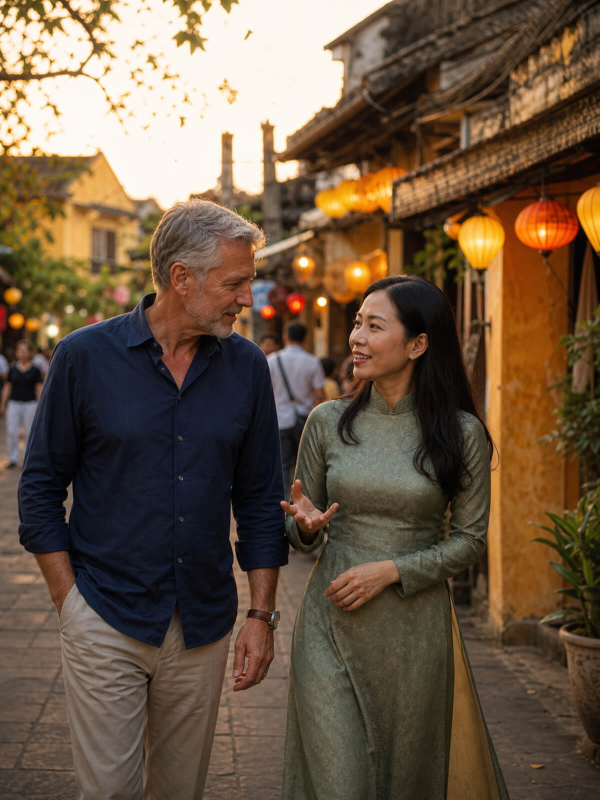
#> input picture assets/images/lifestyle-01.jpg, 1200 x 1600 px (shown at 1/2 size)
$ python build-images.py
#> lines starting #> are read from the running program, lines starting #| are printed output that depends on the picture
#!/usr/bin/env python3
"""Generate responsive WebP + JPG sizes for site photography.

Usage:  python3 scripts/build-images.py

Reads each source listed in SOURCES and writes
assets/images/responsive/<name>-<width>.{webp,jpg} at 640/1024/1600w
(never upscaling: a source narrower than 1600px gets its own width as
the largest size). Every output is kept under MAX_BYTES by stepping
quality down if needed.

To add a new photo: drop the original into assets/images/couples/,
add it to SOURCES, re-run, then reference the generated files.
"""
from pathlib import Path
from PIL import Image, ImageOps

ROOT = Path(__file__).resolve().parent.parent
OUT = ROOT / "assets/images/responsive"
WIDTHS = (640, 1024, 1600)
MAX_BYTES = 250 * 1024

# name -> source file (relative to repo root)
SOURCES = {
    "lifestyle-01": "assets/images/lifestyle-01.jpg",
    "lifestyle-03": "assets/images/lifestyle-03.jpg",
    "lifestyle-04": "assets/images/lifestyle-04.jpg",
    "lifestyle-05": "assets/images/lifestyle-05.jpg",
    "lifestyle-06": "assets/images/lifestyle-06.jpg",
    "lifestyle-07": "assets/images/lifestyle-07.jpg",
    "lifestyle-10": "assets/images/lifestyle-10.jpg",
    "lifestyle-11": "assets/images/lifestyle-11.jpg",
    "lifestyle-12": "assets/images/lifestyle-12.jpg",
    # New couple photography (assets/images/couples/) — add as files land:
    # "beach-sunset":   "assets/images/couples/beach-sunset.jpg",
    # "plane-selfie":   "assets/images/couples/plane-selfie.jpg",
    # "promenade-talk": "assets/images/couples/promenade-talk.jpg",
    # "cafe-date":      "assets/images/couples/cafe-date.jpg",
    # "village-walk":   "assets/images/couples/village-walk.jpg",
    # "garden-bbq":     "assets/images/couples/garden-bbq.jpg",
}


def save_under_budget(img, path, fmt, quality):
    while True:
        opts = {"quality": quality}
        if fmt == "JPEG":
            opts.update(optimize=True, progressive=True)
        else:
            opts.update(method=6)
        img.save(path, fmt, **opts)
        if path.stat().st_size <= MAX_BYTES or quality <= 50:
            return quality
        quality -= 5


def widths_for(src_width):
    ws = [w for w in WIDTHS if w < src_width]
    if src_width <= WIDTHS[-1]:
        ws.append(src_width)
    else:
        ws.append(WIDTHS[-1])
    return sorted(set(ws))


def main():
    OUT.mkdir(parents=True, exist_ok=True)
    for name, rel in SOURCES.items():
        src = ROOT / rel
        if not src.exists():
            print(f"skip {name}: {rel} not found")
            continue
        img = ImageOps.exif_transpose(Image.open(src)).convert("RGB")
#> img is the input picture: PIL image 1200x1600 RGB; mean R, G, B 106.6, 86.9, 67.5
        for w in widths_for(img.width):
            h = round(img.height * w / img.width)
            resized = img.resize((w, h), Image.LANCZOS)
            for ext, fmt, q in (("webp", "WEBP", 78), ("jpg", "JPEG", 80)):
                path = OUT / f"{name}-{w}.{ext}"
                used = save_under_budget(resized, path, fmt, q)
                print(f"{path.relative_to(ROOT)}  {w}x{h}  q{used}  {path.stat().st_size // 1024}KB")
#> this loop made 3 passes
#> pass 1, in main, `resized = img.resize((w, h), Image.LANCZOS)`:
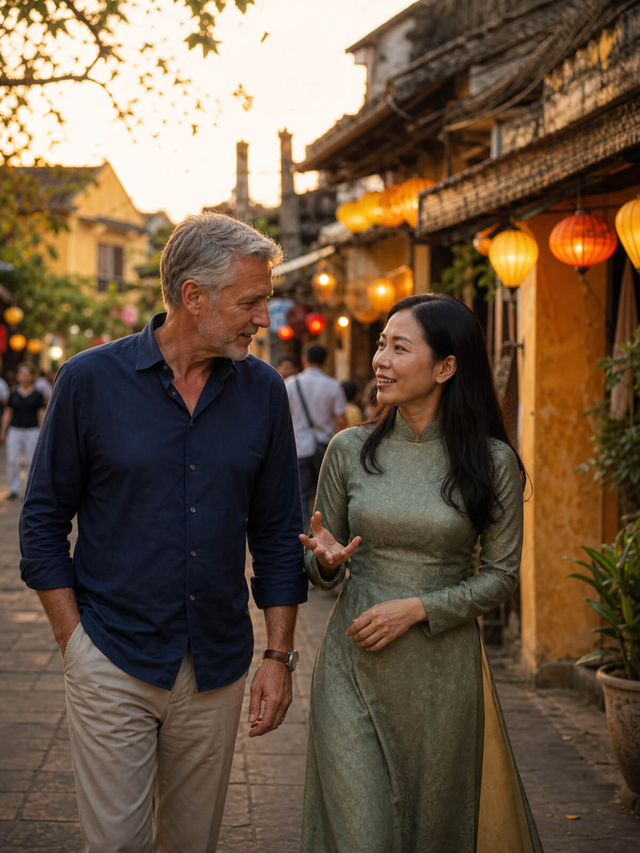
#> resized: PIL image 640x853 RGB; mean R, G, B 106.6, 86.9, 67.5
#> pass 2 of the loop in main, `for name, rel in SOURCES.items():`:
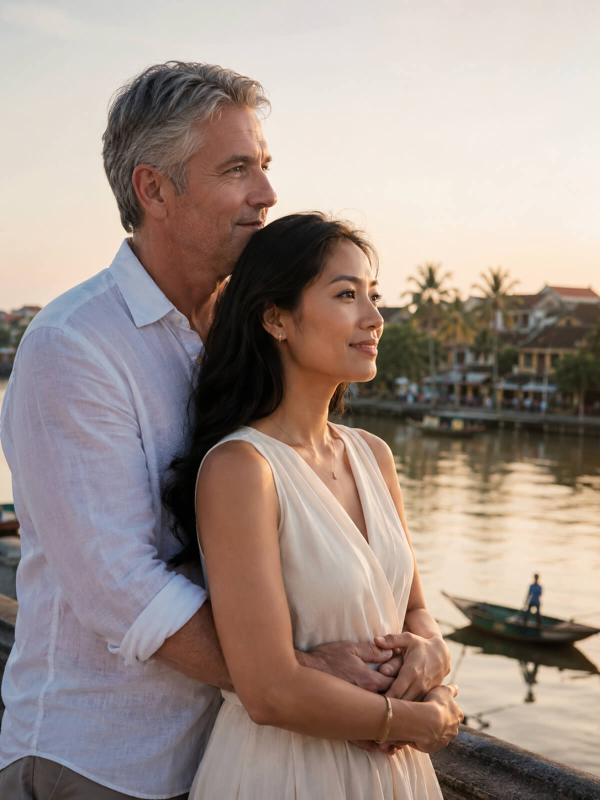
#> input picture assets/images/lifestyle-03.jpg, 1200 x 1600 px (shown at 1/2 size)
#> in main, img is the input picture: PIL image 1200x1600 RGB; mean R, G, B 159.8, 144.5, 136.9
#> the loop in main, `for w in widths_for(img.width):` made 3 passes
#| assets/images/responsive/lifestyle-03-640.webp  640x853  q78  30KB
#| assets/images/responsive/lifestyle-03-640.jpg  640x853  q80  59KB
#| assets/images/responsive/lifestyle-03-1024.webp  1024x1365  q78  53KB
#| assets/images/responsive/lifestyle-03-1024.jpg  1024x1365  q80  118KB
#| assets/images/responsive/lifestyle-03-1200.webp  1200x1600  q78  69KB
#| assets/images/responsive/lifestyle-03-1200.jpg  1200x1600  q80  126KB
#> pass 1, in main, `resized = img.resize((w, h), Image.LANCZOS)`:
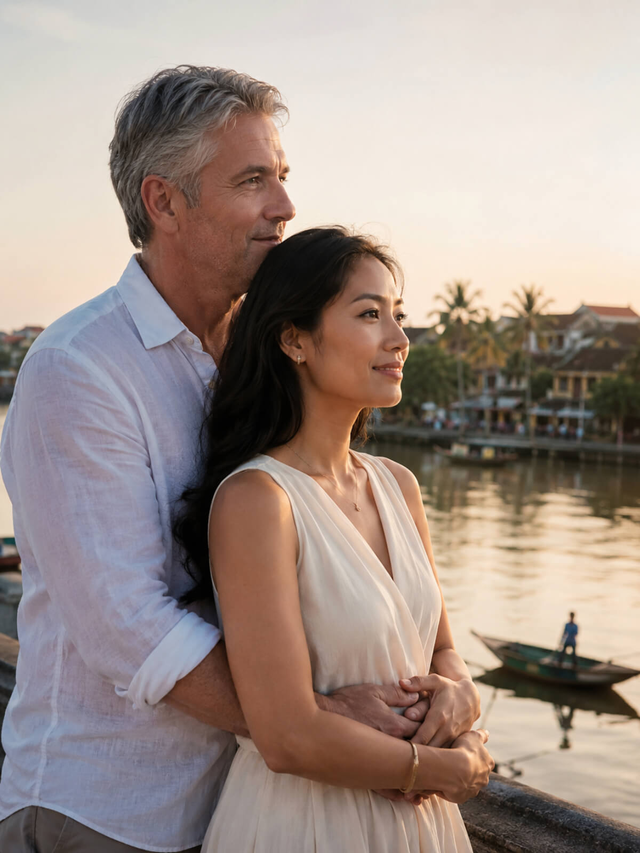
#> resized: PIL image 640x853 RGB; mean R, G, B 159.8, 144.5, 136.9
#> pass 3 of the loop in main, `for name, rel in SOURCES.items():`:
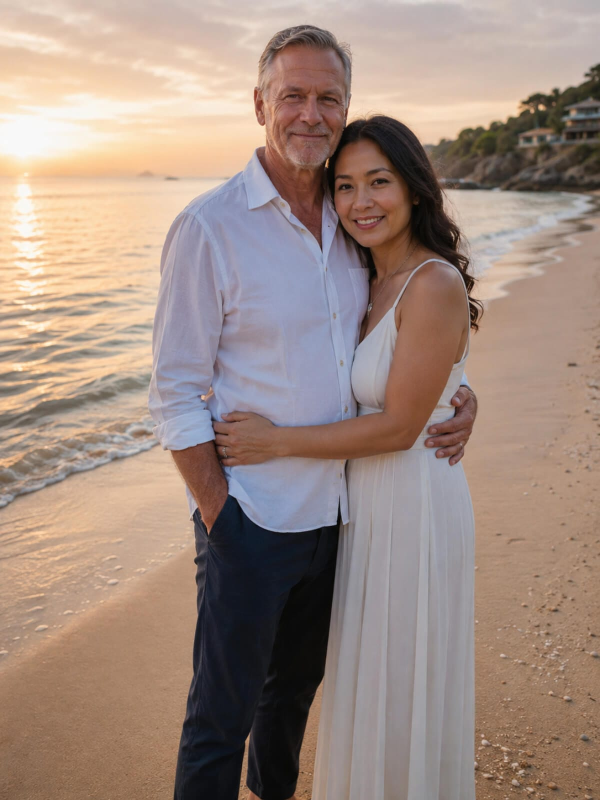
#> input picture assets/images/lifestyle-04.jpg, 1200 x 1600 px (shown at 1/2 size)
#> in main, img is the input picture: PIL image 1200x1600 RGB; mean R, G, B 159.8, 139.3, 128.7
#> the loop in main, `for w in widths_for(img.width):` made 3 passes
#| assets/images/responsive/lifestyle-04-640.webp  640x853  q78  33KB
#| assets/images/responsive/lifestyle-04-640.jpg  640x853  q80  62KB
#| assets/images/responsive/lifestyle-04-1024.webp  1024x1365  q78  59KB
#| assets/images/responsive/lifestyle-04-1024.jpg  1024x1365  q80  126KB
#| assets/images/responsive/lifestyle-04-1200.webp  1200x1600  q78  74KB
#| assets/images/responsive/lifestyle-04-1200.jpg  1200x1600  q80  139KB
#> pass 1, in main, `resized = img.resize((w, h), Image.LANCZOS)`:
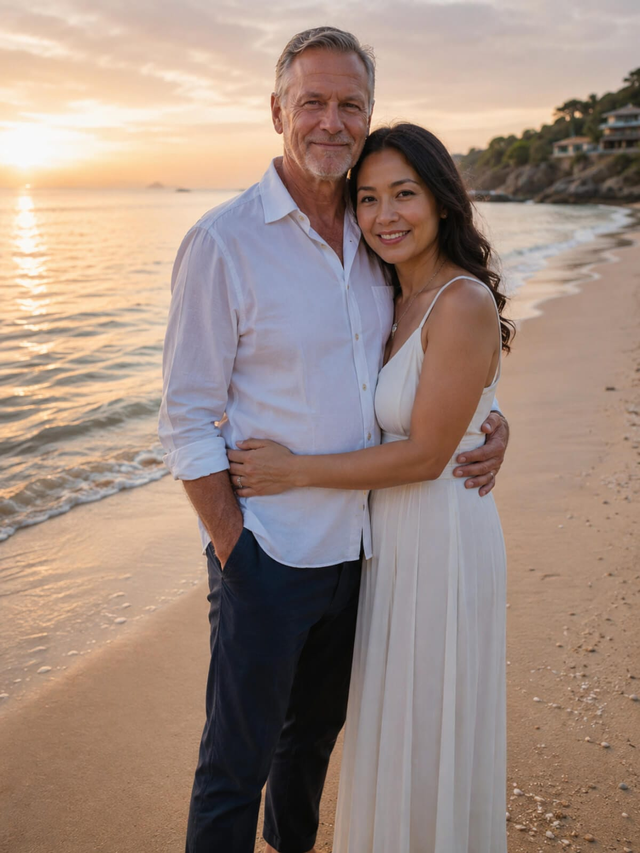
#> resized: PIL image 640x853 RGB; mean R, G, B 159.8, 139.3, 128.7
#> the loop made 9 passes; the first 3 are shown


if __name__ == "__main__":
    main()
